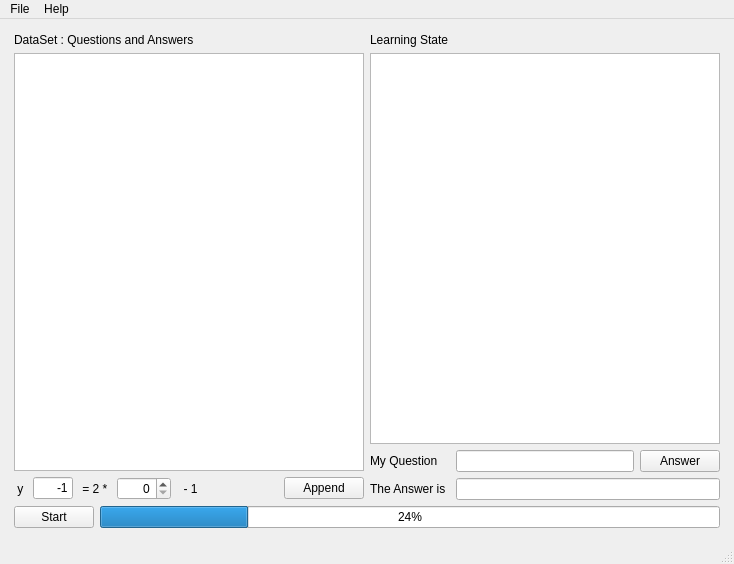
<?xml version="1.0" encoding="UTF-8"?>
<ui version="4.0">
 <class>MainWindow</class>
 <widget class="QMainWindow" name="MainWindow">
  <property name="geometry">
   <rect>
    <x>0</x>
    <y>0</y>
    <width>734</width>
    <height>564</height>
   </rect>
  </property>
  <property name="windowTitle">
   <string>MainWindow</string>
  </property>
  <widget class="QWidget" name="centralwidget">
   <layout class="QGridLayout" name="gridLayout">
    <item row="0" column="0">
     <layout class="QVBoxLayout" name="verticalLayout_4">
      <property name="leftMargin">
       <number>5</number>
      </property>
      <property name="topMargin">
       <number>5</number>
      </property>
      <property name="rightMargin">
       <number>5</number>
      </property>
      <property name="bottomMargin">
       <number>5</number>
      </property>
      <item>
       <layout class="QHBoxLayout" name="horizontalLayout_5">
        <item>
         <layout class="QVBoxLayout" name="verticalLayout_2">
          <item>
           <widget class="QLabel" name="label_5">
            <property name="text">
             <string>DataSet : Questions and Answers</string>
            </property>
           </widget>
          </item>
          <item>
           <widget class="QTableView" name="datasetTableView"/>
          </item>
          <item>
           <layout class="QHBoxLayout" name="horizontalLayout_3">
            <item>
             <widget class="QLabel" name="label">
              <property name="text">
               <string> y </string>
              </property>
             </widget>
            </item>
            <item>
             <widget class="QLineEdit" name="y">
              <property name="maximumSize">
               <size>
                <width>40</width>
                <height>16777215</height>
               </size>
              </property>
              <property name="inputMethodHints">
               <set>Qt::ImhFormattedNumbersOnly</set>
              </property>
              <property name="text">
               <string>-1</string>
              </property>
              <property name="maxLength">
               <number>30</number>
              </property>
              <property name="alignment">
               <set>Qt::AlignRight|Qt::AlignTrailing|Qt::AlignVCenter</set>
              </property>
              <property name="readOnly">
               <bool>true</bool>
              </property>
             </widget>
            </item>
            <item>
             <widget class="QLabel" name="label_2">
              <property name="text">
               <string> = 2 * </string>
              </property>
             </widget>
            </item>
            <item>
             <widget class="QSpinBox" name="x">
              <property name="alignment">
               <set>Qt::AlignRight|Qt::AlignTrailing|Qt::AlignVCenter</set>
              </property>
              <property name="maximum">
               <number>1000</number>
              </property>
             </widget>
            </item>
            <item>
             <widget class="QLabel" name="label_3">
              <property name="text">
               <string>  - 1  </string>
              </property>
             </widget>
            </item>
            <item>
             <spacer name="horizontalSpacer_2">
              <property name="orientation">
               <enum>Qt::Horizontal</enum>
              </property>
              <property name="sizeHint" stdset="0">
               <size>
                <width>40</width>
                <height>20</height>
               </size>
              </property>
             </spacer>
            </item>
            <item>
             <widget class="QPushButton" name="append">
              <property name="text">
               <string>Append</string>
              </property>
             </widget>
            </item>
           </layout>
          </item>
         </layout>
        </item>
        <item>
         <layout class="QVBoxLayout" name="verticalLayout_3">
          <item>
           <widget class="QLabel" name="label_4">
            <property name="text">
             <string>Learning State</string>
            </property>
           </widget>
          </item>
          <item>
           <widget class="QTextEdit" name="learningState"/>
          </item>
          <item>
           <layout class="QVBoxLayout" name="verticalLayout">
            <item>
             <layout class="QHBoxLayout" name="horizontalLayout_2">
              <item>
               <widget class="QLabel" name="label_6">
                <property name="minimumSize">
                 <size>
                  <width>80</width>
                  <height>0</height>
                 </size>
                </property>
                <property name="text">
                 <string>My Question</string>
                </property>
               </widget>
              </item>
              <item>
               <widget class="QLineEdit" name="myQuestion">
                <property name="inputMethodHints">
                 <set>Qt::ImhDigitsOnly</set>
                </property>
                <property name="alignment">
                 <set>Qt::AlignRight|Qt::AlignTrailing|Qt::AlignVCenter</set>
                </property>
               </widget>
              </item>
              <item>
               <widget class="QPushButton" name="answer">
                <property name="text">
                 <string>Answer</string>
                </property>
               </widget>
              </item>
             </layout>
            </item>
            <item>
             <layout class="QHBoxLayout" name="horizontalLayout">
              <item>
               <widget class="QLabel" name="label_7">
                <property name="minimumSize">
                 <size>
                  <width>80</width>
                  <height>0</height>
                 </size>
                </property>
                <property name="text">
                 <string>The Answer is </string>
                </property>
               </widget>
              </item>
              <item>
               <widget class="QLineEdit" name="theAnswer">
                <property name="readOnly">
                 <bool>true</bool>
                </property>
               </widget>
              </item>
             </layout>
            </item>
           </layout>
          </item>
         </layout>
        </item>
       </layout>
      </item>
      <item>
       <layout class="QHBoxLayout" name="horizontalLayout_4">
        <item>
         <widget class="QPushButton" name="start">
          <property name="text">
           <string>Start</string>
          </property>
         </widget>
        </item>
        <item>
         <widget class="QProgressBar" name="progressBar">
          <property name="minimumSize">
           <size>
            <width>0</width>
            <height>0</height>
           </size>
          </property>
          <property name="value">
           <number>24</number>
          </property>
         </widget>
        </item>
       </layout>
      </item>
     </layout>
    </item>
   </layout>
  </widget>
  <widget class="QMenuBar" name="menubar">
   <property name="geometry">
    <rect>
     <x>0</x>
     <y>0</y>
     <width>734</width>
     <height>26</height>
    </rect>
   </property>
   <widget class="QMenu" name="menuFile">
    <property name="title">
     <string>File</string>
    </property>
    <addaction name="actionOpen"/>
    <addaction name="separator"/>
    <addaction name="actionExit"/>
   </widget>
   <widget class="QMenu" name="menuHelp">
    <property name="title">
     <string>Help</string>
    </property>
    <addaction name="actionAbout"/>
   </widget>
   <addaction name="menuFile"/>
   <addaction name="menuHelp"/>
  </widget>
  <widget class="QStatusBar" name="statusbar"/>
  <action name="actionOpen">
   <property name="text">
    <string>Open</string>
   </property>
   <property name="shortcut">
    <string>Ctrl+O</string>
   </property>
  </action>
  <action name="actionExit">
   <property name="text">
    <string>Exit</string>
   </property>
   <property name="shortcut">
    <string>Ctrl+X</string>
   </property>
  </action>
  <action name="actionAbout">
   <property name="text">
    <string>About</string>
   </property>
  </action>
 </widget>
 <resources/>
 <connections/>
</ui>
